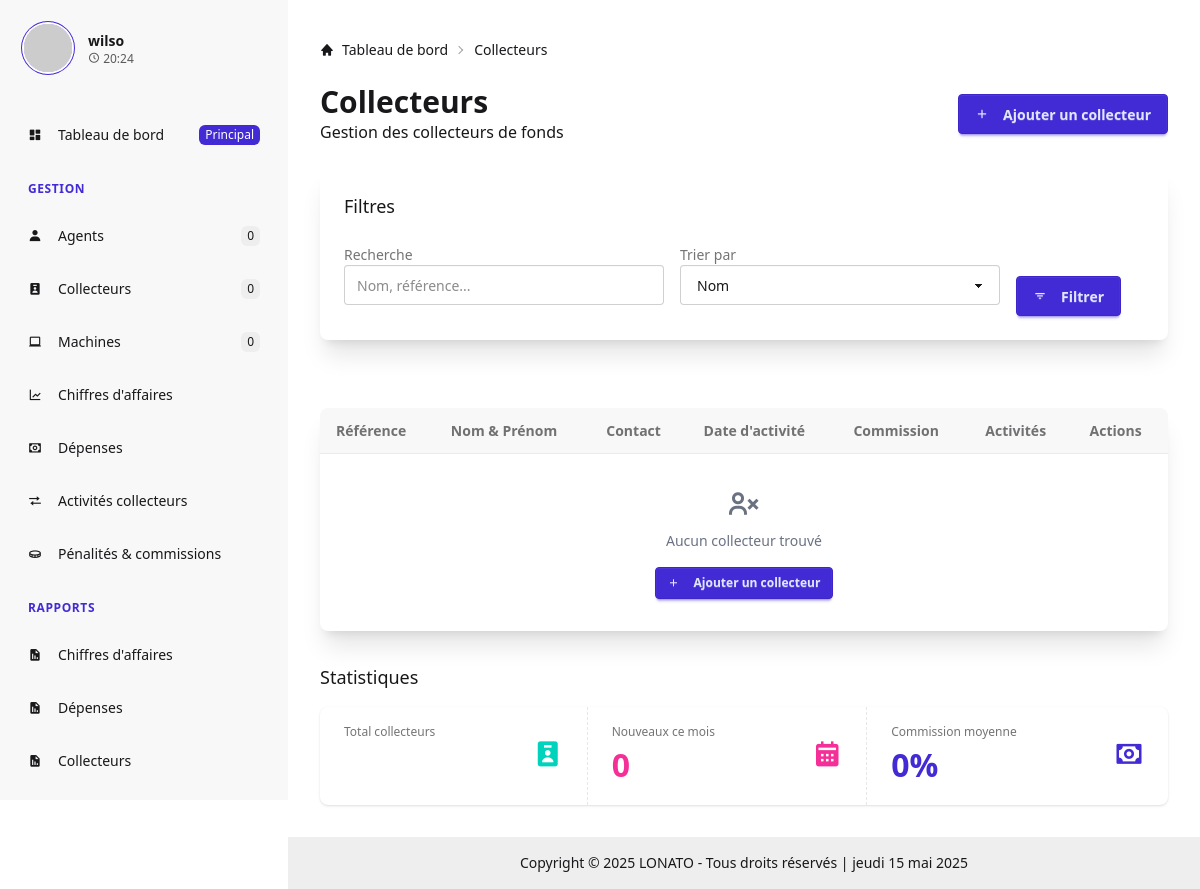
/collecteurs/ (signed in), run on an earlier commit of the app's database.
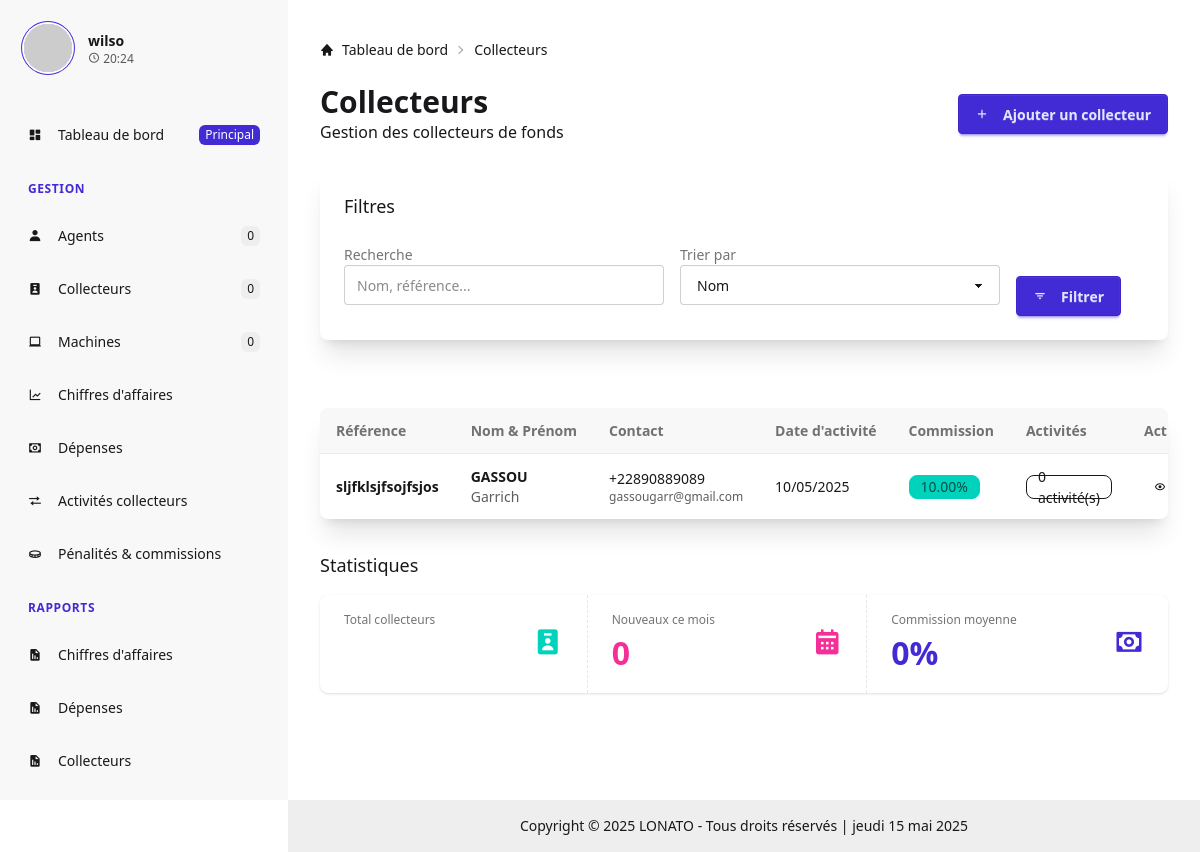
And on a later commit of the database.
### gestloto/models.py (models this page shows, shortened)
class Collecteur(models.Model):
    nom_collecteur = models.CharField(max_length=100)
    prenom_collecteur = models.CharField(max_length=100)
    reference_collecteur = models.CharField(max_length=50, unique=True)
    num_tel_collecteur = models.CharField(max_length=20)
    email_collecteur = models.EmailField(blank=True)
    date_debut_activites = models.DateField(default=timezone.now)
    pourcentage_commission = models.DecimalField(
        max_digits=5,
        decimal_places=2,
        validators=[MinValueValidator(0), MaxValueValidator(100)],
        help_text="Pourcentage de commission pour le collecteur"
    )
    autres_details = models.TextField(blank=True)
    class Meta:
        verbose_name = "Collecteur"
        verbose_name_plural = "Collecteurs"

### gestloto/views/collecteurs.py (the view)
# urls.py: path('collecteurs/', collecteur_list, name='collecteur_list'),
@login_required
def collecteur_list(request):
    collecteurs = Collecteur.objects.all().order_by('nom_collecteur')
    return render(request, 'gestloto/collecteurs/list.html', {'collecteurs': collecteurs})

### gestloto/templates/gestloto/collecteurs/list.html (shortened to what the changed rows need)
{% extends 'base.html' %}
{% block page_title %}Collecteurs{% endblock %}
{% block content %}
<div id="collecteur-list">
    <div class="card bg-base-100 shadow-xl overflow-hidden">
        <div class="overflow-x-auto">
            <table class="table table-zebra w-full">
                <thead>
                    <tr>
                        <th class="bg-base-200">Référence</th>
                        <th class="bg-base-200">Nom & Prénom</th>
                        <th class="bg-base-200">Contact</th>
                        <th class="bg-base-200">Date d'activité</th>
                        <th class="bg-base-200">Commission</th>
                        <th class="bg-base-200">Activités</th>
                        <th class="bg-base-200">Actions</th>
                    </tr>
                </thead>
                <tbody>
                    {% for collecteur in collecteurs %}
                    <tr>
                        <td>
                            <div class="font-bold">{{ collecteur.reference_collecteur }}</div>
                        </td>
                        <td>
                            <div class="font-bold">{{ collecteur.nom_collecteur }}</div>
                            <div class="text-sm opacity-70">{{ collecteur.prenom_collecteur }}</div>
                        </td>
                        <td>
                            <div class="flex flex-col">
                                <span>{{ collecteur.num_tel_collecteur }}</span>
                                <span class="text-xs opacity-70">{{ collecteur.email_collecteur|default:"" }}</span>
                            </div>
                        </td>
                        <td>{{ collecteur.date_debut_activites|date:"d/m/Y" }}</td>
                        <td>
                            <div class="badge badge-accent">{{ collecteur.pourcentage_commission }}%</div>
                        </td>
                        <td>
                            <div class="badge badge-outline">{{ collecteur.activites.count }} activité(s)</div>
                        </td>
                        <td>
                            <div class="flex gap-2">
                                <a href="{% url 'collecteur_detail' collecteur.id %}" class="btn btn-sm btn-circle btn-ghost tooltip" data-tip="Détails">
                                    <i class="bx bx-show"></i>
                                </a>
                            </div>
                        </td>
                    </tr>
                    {% empty %}
                    <tr>
                        <td colspan="7" class="text-center py-8">
                            <div class="flex flex-col items-center justify-center text-gray-500">
                                <i class="bx bx-user-x text-4xl"></i>
                                <p class="mt-2">Aucun collecteur trouvé</p>
                                <a href="{% url 'collecteur_create' %}" class="btn btn-sm btn-primary mt-4">
                                    <i class="bx bx-plus mr-2"></i> Ajouter un collecteur
                                </a>
                            </div>
                        </td>
                    </tr>
                    {% endfor %}
                </tbody>
            </table>
        </div>
    </div>
</div>
{% endblock %}

What changed in the data, as far as the page shows it:
added Collecteur: reference_collecteur "sljfklsjfsojfsjos", nom_collecteur "GASSOU", prenom_collecteur "Garrich", num_tel_collecteur "+22890889089", email_collecteur "gassougarr@gmail.com", date_debut_activites "10/05/2025", pourcentage_commission "10.00", activites.count "0"
Also different on the page:
text no longer shown: "Aucun collecteur trouvé Ajouter un collecteur"
